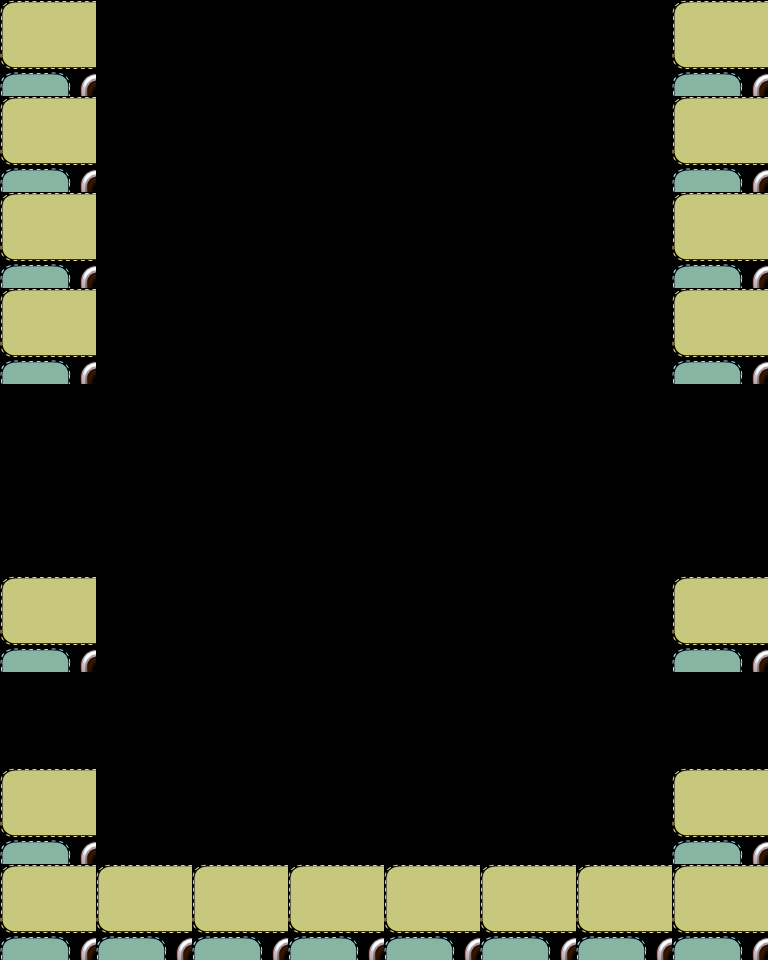

Tiled map render using the project's own tile images. Description and the map definition, with tile-layer contents summarised, below:
An orthogonal 8x10 tile map with 96x96 px tiles, 1 tile layer (layout).

<map version="1.0" orientation="orthogonal" renderorder="left-down" width="8" height="10" tilewidth="96" tileheight="96">
 <tileset firstgid="1" name="bag_panel_ui@2x" tilewidth="96" tileheight="96">
  <image source="bag_panel_ui@2x.png" width="152" height="190" />
  <tile id="0">
   <properties>
    <property name="id" value="14" />
   </properties>
  </tile>
 </tileset>
 <layer name="layout" width="8" height="10">
  <data>[80 cells, 20 non-empty, 1 distinct tile ids]</data>
 </layer>
</map>
